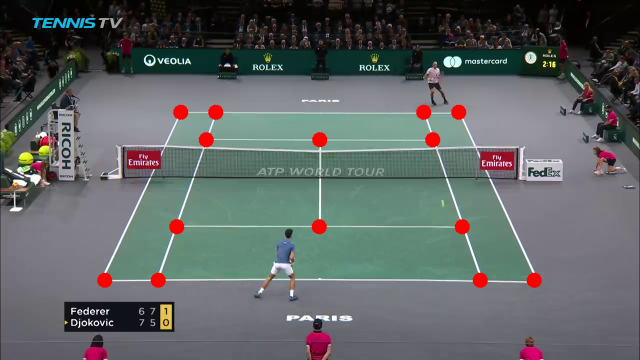
#> input picture server/court_detection/imgs/dataset_example.png, 640 x 360 px
$ python -i postprocess.py   (imports and definitions only)
#> lines starting #> are read from the running program, lines starting #| are printed output that depends on the picture; after the words box and inside, x2 and y2 are one past the last pixel; in counts of white or black regions, pixels touching at a corner belong together
#> further down, picture is the input picture: shape (360, 640, 3); mean B, G, R 99.9, 100.5, 95.2
import cv2
import numpy as np
from scipy.spatial import distance
from utils import line_intersection


# [33 lines left out: functions postprocess, refine_kps, not called in this run]


def detect_lines(image):
    gray = cv2.cvtColor(image, cv2.COLOR_BGR2GRAY)
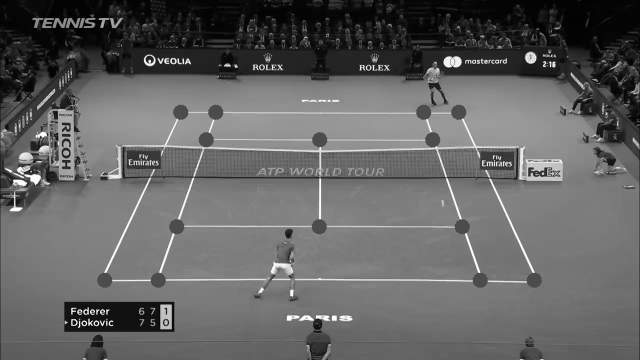
#> gray: shape (360, 640); min 0, max 255, mean 98.9
    gray = cv2.threshold(gray, 155, 255, cv2.THRESH_BINARY)[1]
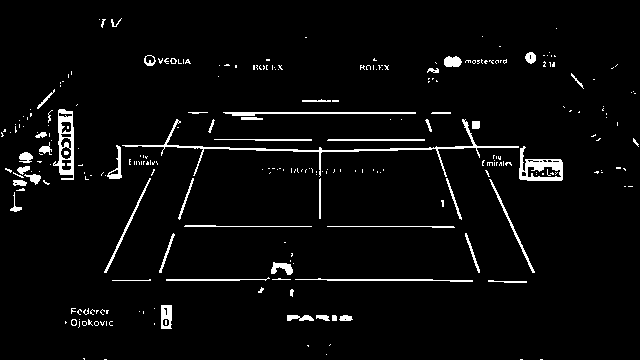
#> gray: shape (360, 640); 3.8% white; 270 white regions (216 under 20 px), largest, box (x1, y1, x2, y2) and area: (122, 119, 519, 177) 1189, (519, 146, 563, 181) 679, (53, 109, 74, 180) 678
    lines = cv2.HoughLinesP(gray, 1, np.pi / 180, 30, minLineLength=10, maxLineGap=30)
#> lines = 131 rows, first 6: [149, 279, 432, 279], [140, 145, 340, 151], [188, 112, 450, 112], [192, 113, 450, 113], [184, 226, 453, 226], [214, 139, 424, 139]
    lines = np.squeeze(lines)
    if len(lines.shape) > 0:
        if len(lines) == 4 and not isinstance(lines[0], np.ndarray):
            lines = [lines]
    else:
        lines = []
    return lines

# [19 lines left out: function merge_lines, not called in this run]

>>> import cv2
>>> picture = cv2.imread('imgs/dataset_example.png')
>>> result = detect_lines(picture)
#> result has the same summary as lines in detect_lines
